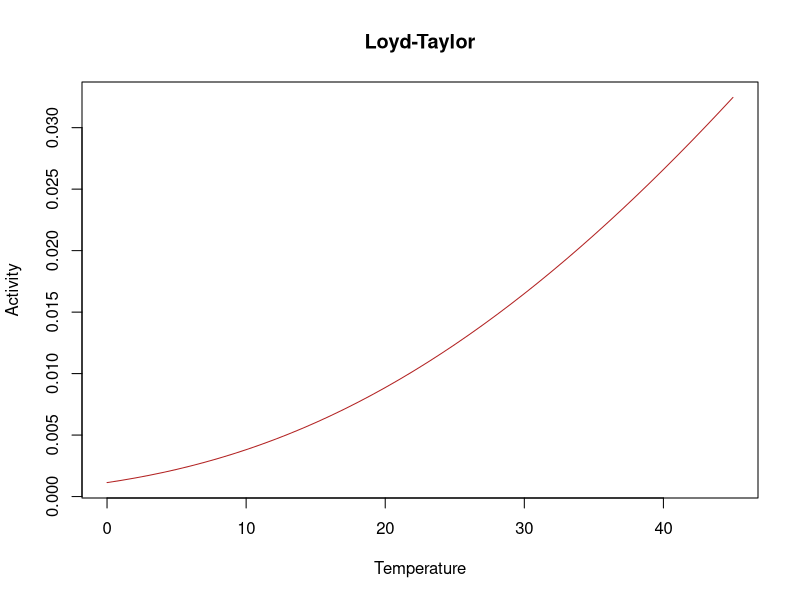
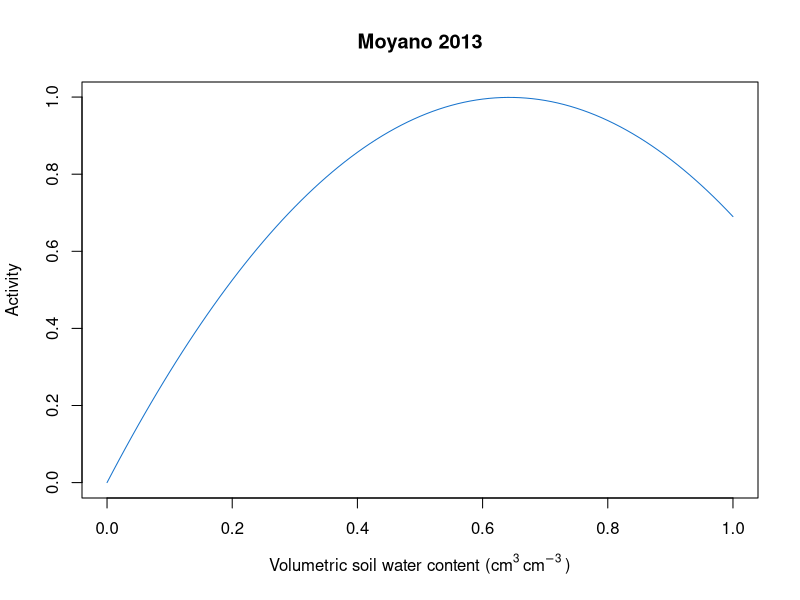
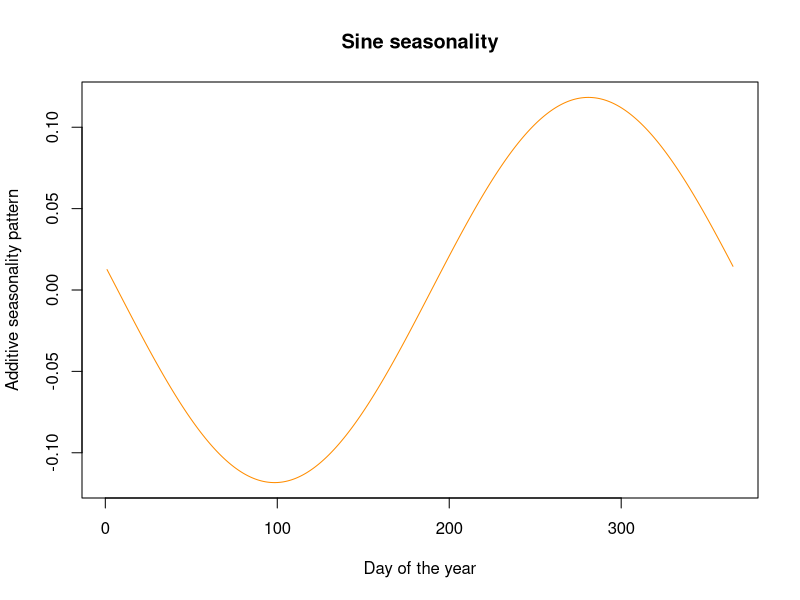

R code for these plots, in order:


png("./Figures/Temp.png", width = 2000, height = 2000, res=300)
temp = seq(0,45)
xi_temp = exp(-311.9924/ ((temp+ 273.15) - 227.13));

plot(temp, xi_temp, type = "l", main = "Loyd-Taylor",
     xlab = "Temperature", ylab = "Activity", col = "firebrick")

dev.off()


png("./Figures/Moist.png", width = 2000, height = 2000, res=300)

### From Sierra SoilR
fW.Moyano <- function(theta, a = 3.11, b = 2.42) {
  a * theta - b * theta^2
}

# Example usage
th <- seq(0, 1, 0.01)
xi <- fW.Moyano(theta = th)

plot(th, xi, type = "l", main = "Moyano 2013",
     xlab =expression("Volumetric soil water content (cm"^3~"cm"^-3~")"),  ylab = "Activity", col = "dodgerblue3")
dev.off()


png("./Figures/Season.png", width = 2000, height = 2000, res=300)

day_year = seq(1:365)
sine_wave =  0.1183339 * cos((2 * pi / 365) * day_year + (2 * pi/ 365) * (176.3293 - 1) - pi / 2);

plot(day_year, sine_wave, type = "l", main = "Sine seasonality",
     xlab = "Day of the year", ylab = "Additive seasonality pattern", col = "darkorange")

dev.off()

ampl=0
peak=175


ampl * cos((2 * pi / 365) * day_year + (2 * pi / 365) * (peak - 1) - pi / 2)


